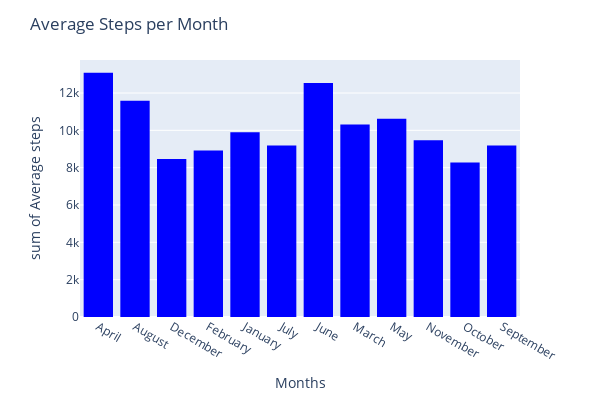

The code cell stored with this chart in its notebook:
### Code cell
fig1 = px.histogram(df_fitbit1, x="Months", y="Average steps", 
                    width=600,
                    height=400)

fig1.update_layout(title='Average Steps per Month')

fig1.update_traces(marker=dict(color='blue'))

fig1.show()

### Figure 1 — Plotly figure (JSON) as saved in the notebook; plotly's stock layout.template omitted (floating-point values rounded to 4 significant figures)
{"data": [{"alignmentgroup": "True", "bingroup": "x", "histfunc": "sum", "hovertemplate": "Months=%{x}<br>sum of Average steps=%{y}<extra></extra>", "legendgroup": "", "marker": {"color": "blue", "pattern": {"shape": ""}}, "name": "", "offsetgroup": "", "orientation": "v", "showlegend": false, "type": "histogram", "x": ["April", "August", "December", "February", "January", "July", "June", "March", "May", "November", "October", "September"], "xaxis": "x", "y": [13080.0, 11580.0, 8470.0, 8923.0, 9892.0, 9193.0, 12540.0, 10310.0, 10620.0, 9467.0, 8272.0, 9191.0], "yaxis": "y"}], "layout": {"barmode": "relative", "height": 400, "legend": {"tracegroupgap": 0}, "margin": {"t": 60}, "title": {"text": "Average Steps per Month"}, "width": 600, "xaxis": {"anchor": "y", "domain": [0, 1], "title": {"text": "Months"}}, "yaxis": {"anchor": "x", "domain": [0, 1], "title": {"text": "sum of Average steps"}}}}
